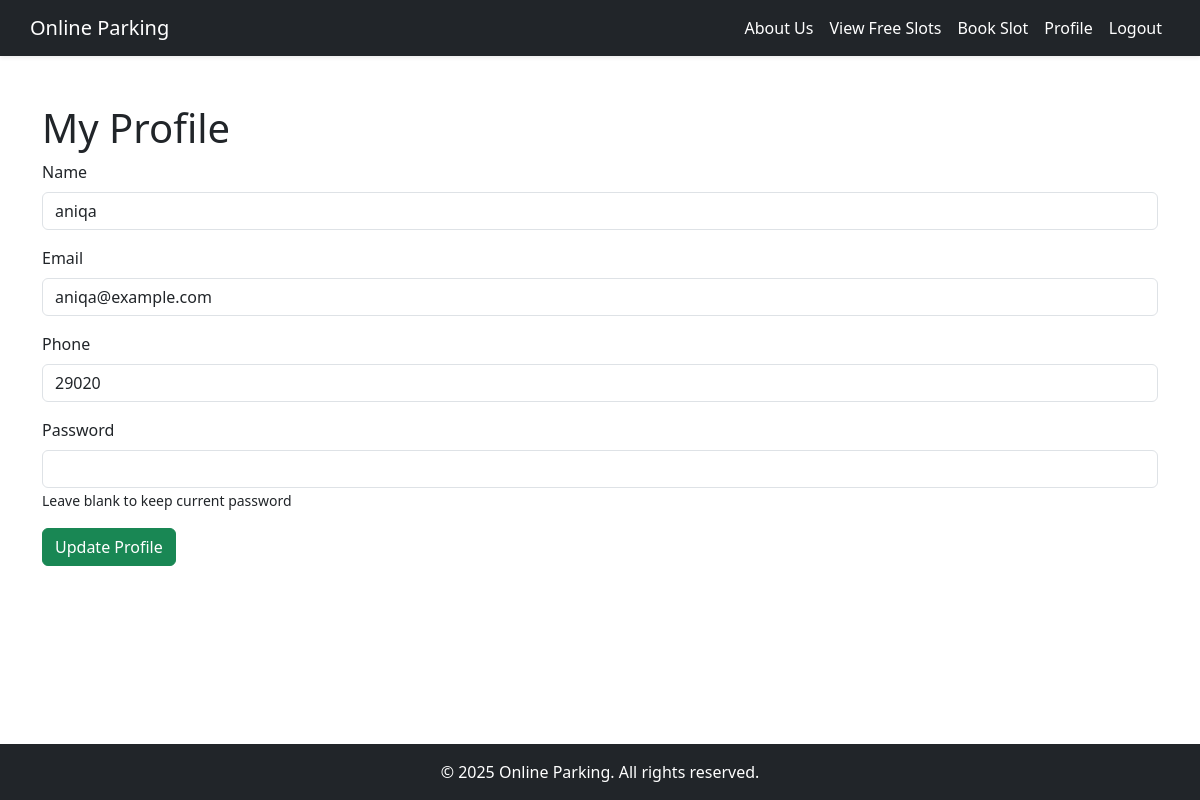
Page /view/customer/profile.php (signed in) on the committed database.
### tables this page shows
CREATE TABLE `users` (
  `id` int(10) NOT NULL,
  `name` varchar(50) NOT NULL,
  `email` varchar(50) NOT NULL,
  `password` varchar(255) NOT NULL,
  `contact` varchar(15) NOT NULL,
  `role` enum('user','admin') NOT NULL DEFAULT 'user',
  `status` enum('enabled','disabled') NOT NULL DEFAULT 'enabled',
  `created_at` timestamp NOT NULL DEFAULT current_timestamp() ON UPDATE current_timestamp()
);

### model/UserModel.php (called while the page is built, shortened)
<?php
class UserModel
{
    private $pdo;
    public function __construct($pdo)
    {
        $this->pdo = $pdo;
    }
    public function getUserById($userId)
    {
        $stmt = $this->pdo->prepare("SELECT * FROM users WHERE id = ?");
        $stmt->execute([$userId]);
        return $stmt->fetch(PDO::FETCH_ASSOC);
    }
}

### view/customer/profile.php (the view, shortened to what this page needs)
<?php
include '../../components/customer-header.php';
include_once '../../model/UserModel.php';
include('../../config.php');
$userId = $_SESSION['user_id'] ?? null;
$userModel = new UserModel($pdo);
$user = $userModel->getUserById($userId);
?>
<div class="container mt-5 mb-5">
    <h1>My Profile</h1>
    <form method="POST" action="">
        <div class="mb-3">
            <label for="name" class="form-label">Name</label>
            <input type="text" class="form-control" id="name" name="name" value="<?php echo htmlspecialchars($user['name']); ?>" required>
        </div>
        <div class="mb-3">
            <label for="email" class="form-label">Email</label>
            <input type="email" class="form-control" id="email" name="email" value="<?php echo htmlspecialchars($user['email']); ?>" required>
        </div>
        <div class="mb-3">
            <label for="phone" class="form-label">Phone</label>
            <input type="text" class="form-control" id="phone" name="phone" value="<?php echo htmlspecialchars($user['contact']); ?>" required>
        </div>
        <div class="mb-3">
            <label for="password" class="form-label">Password</label>
            <input type="password" class="form-control" id="password" name="password">
            <small>Leave blank to keep current password</small>
        </div>
        <button type="submit" class="btn btn-success">Update Profile</button>
    </form>
</div>
<?php
include '../../components/footer.php';
?>

### rows in the picture
users: name "aniqa", email "aniqa@example.com", phone "29020"
